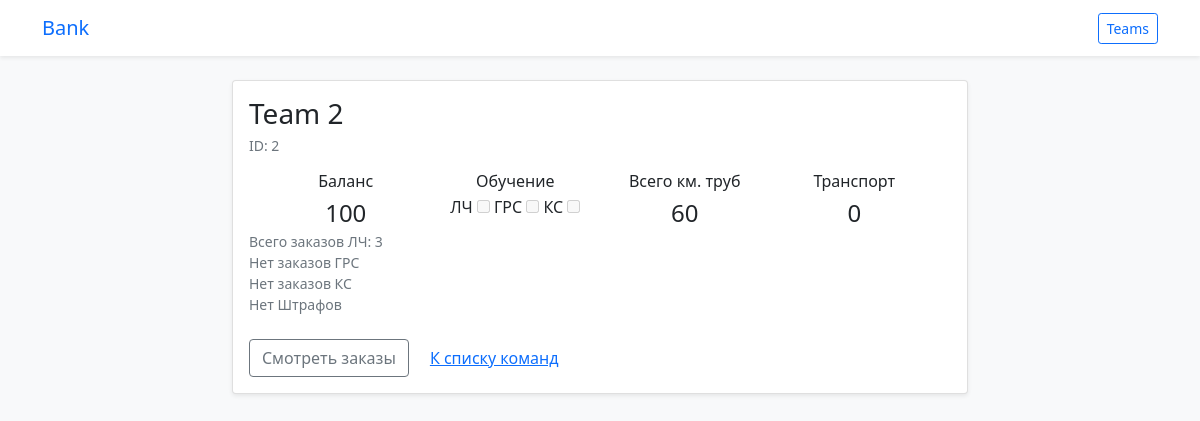
Before: /bank/team/2/ (signed in) with the older database file.
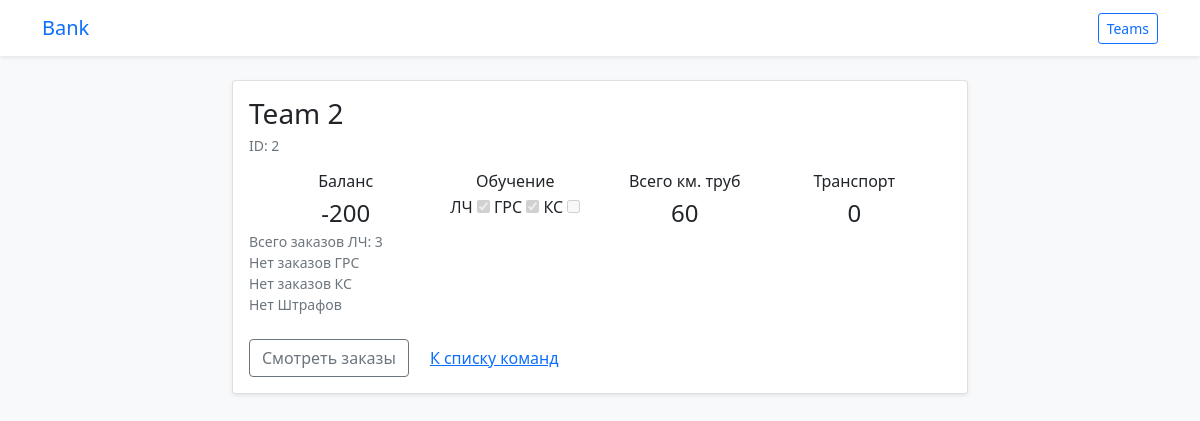
After: the same page with the newer database file.
### bank/models.py (models this page shows)
class Balance(models.Model):
    team = models.ForeignKey(Team, on_delete=models.CASCADE)
    money = models.FloatField(max_length=10, verbose_name='Баланс')

### bank/views.py (the view)
# urls.py: path('team/<int:team_id>/', views.team_detail, name='team_detail'),
@login_required
def team_detail(request, team_id):
    team = get_list_or_404(Team, pk=team_id)[0]
    balance = Balance.objects.get(team=team)
    zakazy = Zakaz.objects.filter(team=team)
    obuchenie = type('Obuchenie', (), {})()
    transport = zakazy.filter(zakazitem__material__category__pk=3).count()
    truba = zakazy.filter(zakazitem__material__category__pk=1).count()*20
    obuchenie.lin = zakazy.filter(zakazitem__material__pk=12)
    obuchenie.grs = zakazy.filter(zakazitem__material__pk=13)
    obuchenie.ks = zakazy.filter(zakazitem__material__pk=14)
    zakazy_lin = zakazy.filter(zakazitem__material__category__pk=1).count()
    zakazy_grs = zakazy.filter(zakazitem__material__pk=10).count()
    zakazy_ks = zakazy.filter(zakazitem__material__pk=11).count()
    zakazy_shtraf = zakazy.filter(zakazitem__material__category__pk=4).count()
    context = {
        'team': team,
        'balance': balance.money,
        'zakazy': zakazy,
        'obuchenie': obuchenie,
        'transport': transport,
        'truba': truba,
        'zakazy_lin': zakazy_lin,
        'zakazy_grs': zakazy_grs,
        'zakazy_ks': zakazy_ks,
        'zakazy_shtraf': zakazy_shtraf,
    }
    return render(request, 'bank/team_detail.html', context)

### templates/bank/team_detail.html (shortened to what this page needs)
{% load static %}
<!doctype html>
<html lang="en">
<head>
  <link href="{% static 'css/bootstrap.min.css' %}" rel="stylesheet">
</head>
<body class="bg-light">
  <nav class="navbar navbar-expand-lg navbar-white bg-white shadow-sm">
    <div class="container">
      <a class="navbar-brand" href="{% url 'bank:bank_list' %}">Bank</a>
      <div class="ms-auto">
        <a class="btn btn-sm btn-outline-primary" href="{% url 'bank:bank_list' %}">Teams</a>
      </div>
    </div>
  </nav>
  <main class="container py-4">
    <div class="row justify-content-center">
      <div class="col-md-8">
        <div class="card shadow-sm">
          <div class="card-body">
            <h3 class="card-title mb-1">{{ team.name }}</h3>
            {% if team.pk %}<p class="text-muted small">ID: {{ team.pk }}</p>{% endif %}
            <div class="container text-center">
              <div class="row align-items-start">
                <div class="col"><h6 class="mb-1">Баланс</h6>
              <p class="fs-4 fw-semibold mb-0">{{ balance|floatformat:0 }}</p>
                </div>
                <div class="col"><h6 class="mb-1">Обучение</h6>
              <form>
              <label class="form-check-label" for="lin">ЛЧ</label>
              <input type="checkbox" id="lin" disabled {% if obuchenie.lin  %}checked{% endif %}>
              <label class="form-check-label" for="grs">ГРС</label>
              <input type="checkbox" id="grs" disabled {% if obuchenie.grs %}checked{% endif %}>
              <label class="form-check-label" for="ks">КС</label>
              <input type="checkbox" id="ks" disabled {% if obuchenie.ks %}checked{% endif %}>
              </form>
                </div>
                <div class="col"><h6 class="mb-1">Всего км. труб</h6>
              <p class="fs-4 fw-semibold mb-0">{% if truba %}{{ truba }}{% else %}0{% endif %}</p>
                </div>
                <div class="col"><h6 class="mb-1">Транспорт</h6>
              <p class="fs-4 fw-semibold mb-0">{% if transport %}{{ transport }}{% else %}0{% endif %}</p>
                </div>
            </div>
          </div>
             {% if zakazy_lin %}
              <p class="text-muted small mb-0">Всего заказов ЛЧ: {{ zakazy_lin }}</p>
             {% else %}
              <p class="text-muted small mb-0">Нет заказов ЛЧ</p>
            {% endif %}
            {% if zakazy_grs %}
              <p class="text-muted small mb-0">Всего заказов ГРС: {{ zakazy_grs }}</p>
             {% else %}
              <p class="text-muted small mb-0">Нет заказов ГРС</p>
            {% endif %}
            {% if zakazy_ks %}
              <p class="text-muted small mb-0">Всего заказов КС: {{ zakazy_ks }}</p>
             {% else %}
              <p class="text-muted small mb-0">Нет заказов КС </p>
            {% endif %}
            {% if zakazy_shtraf %}
              <p class="text-muted small mb-0">Всего заказов Штраф: {{ zakazy_shtraf }}</p>
             {% else %}
              <p class="text-muted small mb-0">Нет Штрафов</p>
            {% endif %}
            <div class="d-flex gap-2 mt-4">
              <a href="{% url 'bank:zakaz_list' %}?team={{team.pk}}" class="btn btn-outline-secondary">Смотреть заказы</a>
              <a href="{% url 'bank:bank_list' %}" class="btn btn-link">К списку команд</a>
            </div>
          </div>
        </div>
      </div>
    </div>
  </main>
</body>
</html>

Changed rows visible on the page:
changed Balance: money "100" → "-200"
Other visible differences:
form field lin: "☐" → "☑"
form field grs: "☐" → "☑"
